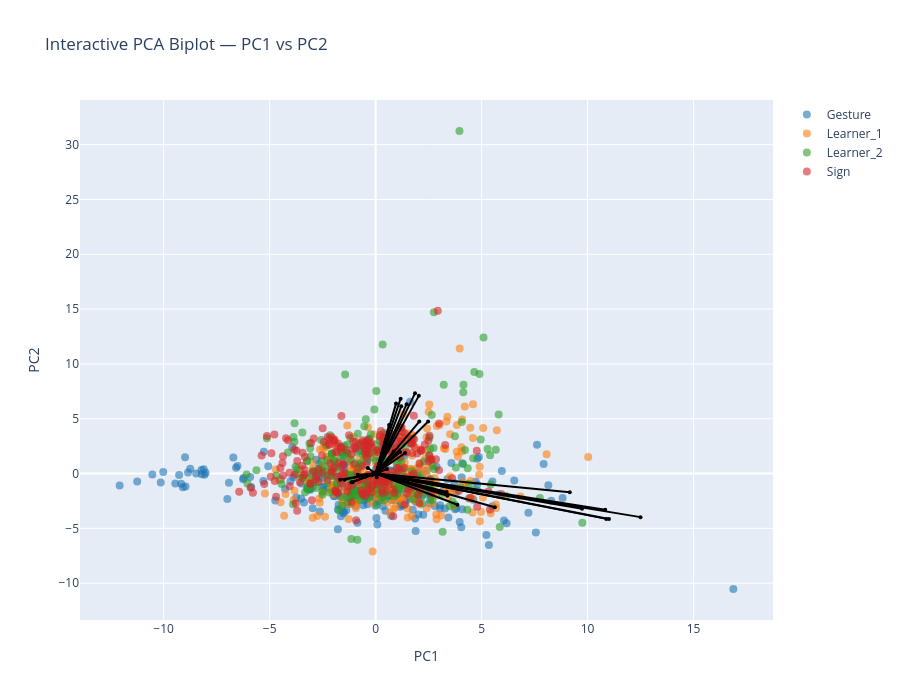

Notebook code cell kept with this figure:
### Markdown cell above
#### Biplot PC1-PC2

### Code cell
#| code-fold: true
#| code-summary: Code to prepare plot

pcs_to_plot = [1, 2]  # PC1–PC2

sig_features_GS = (
    df_sig_vars_GS[
        (df_sig_vars_GS["sig_loading"]) &
        (df_sig_vars_GS["PC"].isin(pcs_to_plot))
    ]["feature"]
    .unique()
)

feature_names = df_clean.columns[:-1]
selected_vars = [feature_names.get_loc(f) for f in sig_features_GS if f in feature_names]

arrow_strength = (
    df_sig_vars_GS[df_sig_vars_GS["PC"].isin([1,2])]
    .groupby("feature")["index_loading"]
    .mean()
    .to_dict()
)

interactive_PCA_biplot(
    score=x_new_GS, 
    coeff=loadings_GS, 
    labels=feature_names, 
    y=y, 
    selected_vars=selected_vars, 
    pc_x=1, pc_y=2,
    show_labels=False,
    le=le,
    arrow_strength=arrow_strength
)

# static plot
static_PCA_biplot(
    score=x_new_GS, 
    coeff=loadings_GS, 
    labels=feature_names, 
    y=y, 
    selected_vars=selected_vars, 
    pc_x=1, pc_y=2,
    show_labels=False,
    arrow_strength=arrow_strength,
    le=le,
    save_path=os.path.join(curfolder, "Plots", "PCA_GS_all_PC1_2_biplot.png")
)

### Figure 1 — Plotly figure (JSON) as saved in the notebook; plotly's stock layout.template omitted (floating-point values rounded to 4 significant figures; data arrays with more than 128 entries replaced by an {"elided": "..."} marker saying what was removed)
{"data": [{"hoverinfo": "text", "marker": {"color": "#1f77b4", "opacity": 0.6, "size": 8}, "mode": "markers", "name": "Gesture", "showlegend": true, "text": {"elided": "250 str values"}, "type": "scatter", "x": {"elided": "250 float values"}, "y": {"elided": "250 float values"}}, {"hoverinfo": "text", "marker": {"color": "#ff7f0e", "opacity": 0.6, "size": 8}, "mode": "markers", "name": "Learner_1", "showlegend": true, "text": {"elided": "249 str values"}, "type": "scatter", "x": {"elided": "249 float values"}, "y": {"elided": "249 float values"}}, {"hoverinfo": "text", "marker": {"color": "#2ca02c", "opacity": 0.6, "size": 8}, "mode": "markers", "name": "Learner_2", "showlegend": true, "text": {"elided": "247 str values"}, "type": "scatter", "x": {"elided": "247 float values"}, "y": {"elided": "247 float values"}}, {"hoverinfo": "text", "marker": {"color": "#d62728", "opacity": 0.6, "size": 8}, "mode": "markers", "name": "Sign", "showlegend": true, "text": {"elided": "243 str values"}, "type": "scatter", "x": {"elided": "243 float values"}, "y": {"elided": "243 float values"}}, {"hoverinfo": "text", "hovertext": "gross__magnitude__arm_speed_Gmean", "line": {"color": "black"}, "marker": {"size": 4}, "mode": "lines+markers", "showlegend": false, "textposition": "top center", "type": "scatter", "x": [0, 3.389], "y": [0, -2.029]}, {"hoverinfo": "text", "hovertext": "gross__variability__arm_speed_Gstd", "line": {"color": "black"}, "marker": {"size": 4}, "mode": "lines+markers", "showlegend": false, "textposition": "top center", "type": "scatter", "x": [0, 12.5], "y": [0, -3.977]}, {"hoverinfo": "text", "hovertext": "gross__magnitude__arm_speed_peak_mean", "line": {"color": "black"}, "marker": {"size": 4}, "mode": "lines+markers", "showlegend": false, "textposition": "top center", "type": "scatter", "x": [0, 10.83], "y": [0, -3.305]}, {"hoverinfo": "text", "hovertext": "gross__variability__arm_speed_peak_std", "line": {"color": "black"}, "marker": {"size": 4}, "mode": "lines+markers", "showlegend": false, "textposition": "top center", "type": "scatter", "x": [0, 1.618], "y": [0, -0.5048]}, {"hoverinfo": "text", "hovertext": "gross__rhythm__arm_speed_peak_n", "line": {"color": "black"}, "marker": {"size": 4}, "mode": "lines+markers", "showlegend": false, "textposition": "top center", "type": "scatter", "x": [0, -1.142], "y": [0, -0.7884]}, {"hoverinfo": "text", "hovertext": "gross__rhythm__arm_speed_peak_rate", "line": {"color": "black"}, "marker": {"size": 4}, "mode": "lines+markers", "showlegend": false, "textposition": "top center", "type": "scatter", "x": [0, -1.462], "y": [0, -0.5562]}, {"hoverinfo": "text", "hovertext": "gross__rhythm__arm_speed_mod_depth", "line": {"color": "black"}, "marker": {"size": 4}, "mode": "lines+markers", "showlegend": false, "textposition": "top center", "type": "scatter", "x": [0, 9.159], "y": [0, -1.71]}, {"hoverinfo": "text", "hovertext": "gross__magnitude__arm_acc_Gmean", "line": {"color": "black"}, "marker": {"size": 4}, "mode": "lines+markers", "showlegend": false, "textposition": "top center", "type": "scatter", "x": [0, 5.627], "y": [0, -3.079]}, {"hoverinfo": "text", "hovertext": "gross__variability__arm_acc_Gstd", "line": {"color": "black"}, "marker": {"size": 4}, "mode": "lines+markers", "showlegend": false, "textposition": "top center", "type": "scatter", "x": [0, 11.01], "y": [0, -4.144]}, {"hoverinfo": "text", "hovertext": "gross__magnitude__arm_acc_peak_mean", "line": {"color": "black"}, "marker": {"size": 4}, "mode": "lines+markers", "showlegend": false, "textposition": "top center", "type": "scatter", "x": [0, 10.88], "y": [0, -4.137]}, {"hoverinfo": "text", "hovertext": "gross__variability__arm_acc_peak_std", "line": {"color": "black"}, "marker": {"size": 4}, "mode": "lines+markers", "showlegend": false, "textposition": "top center", "type": "scatter", "x": [0, 3.733], "y": [0, -1.314]}, {"hoverinfo": "text", "hovertext": "gross__rhythm__arm_acc_peak_n", "line": {"color": "black"}, "marker": {"size": 4}, "mode": "lines+markers", "showlegend": false, "textposition": "top center", "type": "scatter", "x": [0, -1.088], "y": [0, -0.7844]}, {"hoverinfo": "text", "hovertext": "gross__rhythm__arm_acc_peak_rate", "line": {"color": "black"}, "marker": {"size": 4}, "mode": "lines+markers", "showlegend": false, "textposition": "top center", "type": "scatter", "x": [0, -1.673], "y": [0, -0.5742]}, {"hoverinfo": "text", "hovertext": "gross__rhythm__arm_acc_mod_depth", "line": {"color": "black"}, "marker": {"size": 4}, "mode": "lines+markers", "showlegend": false, "textposition": "top center", "type": "scatter", "x": [0, 9.74], "y": [0, -3.216]}, {"hoverinfo": "text", "hovertext": "gross__magnitude__arm_speed_integral", "line": {"color": "black"}, "marker": {"size": 4}, "mode": "lines+markers", "showlegend": false, "textposition": "top center", "type": "scatter", "x": [0, 3.862], "y": [0, -2.85]}, {"hoverinfo": "text", "hovertext": "gross__rhythm__arm_speed_sampen", "line": {"color": "black"}, "marker": {"size": 4}, "mode": "lines+markers", "showlegend": false, "textposition": "top center", "type": "scatter", "x": [0, -0.8445], "y": [0, -0.1191]}, {"hoverinfo": "text", "hovertext": "gross__smoothness__arm_sparc", "line": {"color": "black"}, "marker": {"size": 4}, "mode": "lines+markers", "showlegend": false, "textposition": "top center", "type": "scatter", "x": [0, -0.1106], "y": [0, -0.0512]}, {"hoverinfo": "text", "hovertext": "gross__rhythm__band1_band_power_totalarm", "line": {"color": "black"}, "marker": {"size": 4}, "mode": "lines+markers", "showlegend": false, "textposition": "top center", "type": "scatter", "x": [0, 0.5341], "y": [0, 0.4061]}, {"hoverinfo": "text", "hovertext": "gross__rhythm__band2_centroid_totalarm", "line": {"color": "black"}, "marker": {"size": 4}, "mode": "lines+markers", "showlegend": false, "textposition": "top center", "type": "scatter", "x": [0, -0.16], "y": [0, -0.1393]}, {"hoverinfo": "text", "hovertext": "gross__rhythm__band3_band_power_totalarm", "line": {"color": "black"}, "marker": {"size": 4}, "mode": "lines+markers", "showlegend": false, "textposition": "top center", "type": "scatter", "x": [0, -0.5144], "y": [0, -0.316]}, {"hoverinfo": "text", "hovertext": "gross__rhythm__band3_centroid_totalarm", "line": {"color": "black"}, "marker": {"size": 4}, "mode": "lines+markers", "showlegend": false, "textposition": "top center", "type": "scatter", "x": [0, -0.1034], "y": [0, 0.03263]}, {"hoverinfo": "text", "hovertext": "gross__rhythm__band3_entropy_totalarm", "line": {"color": "black"}, "marker": {"size": 4}, "mode": "lines+markers", "showlegend": false, "textposition": "top center", "type": "scatter", "x": [0, -0.06109], "y": [0, 0.02134]}, {"hoverinfo": "text", "hovertext": "gross__magnitude__bbmv_arms_total", "line": {"color": "black"}, "marker": {"size": 4}, "mode": "lines+markers", "showlegend": false, "textposition": "top center", "type": "scatter", "x": [0, 3.352], "y": [0, -1.679]}, {"hoverinfo": "text", "hovertext": "gross__coordination__arm_coupling", "line": {"color": "black"}, "marker": {"size": 4}, "mode": "lines+markers", "showlegend": false, "textposition": "top center", "type": "scatter", "x": [0, 0.1867], "y": [0, -0.04632]}, {"hoverinfo": "text", "hovertext": "gross__proxdist__proximalization_index", "line": {"color": "black"}, "marker": {"size": 4}, "mode": "lines+markers", "showlegend": false, "textposition": "top center", "type": "scatter", "x": [0, -0.1304], "y": [0, -0.04271]}, {"hoverinfo": "text", "hovertext": "fine__handshape__fingertip_spread_mean", "line": {"color": "black"}, "marker": {"size": 4}, "mode": "lines+markers", "showlegend": false, "textposition": "top center", "type": "scatter", "x": [0, 1.462], "y": [0, 6.331]}, {"hoverinfo": "text", "hovertext": "fine__handshape__thumb_index_mean", "line": {"color": "black"}, "marker": {"size": 4}, "mode": "lines+markers", "showlegend": false, "textposition": "top center", "type": "scatter", "x": [0, 1.18], "y": [0, 6.829]}, {"hoverinfo": "text", "hovertext": "fine__variability__thumb_index_std", "line": {"color": "black"}, "marker": {"size": 4}, "mode": "lines+markers", "showlegend": false, "textposition": "top center", "type": "scatter", "x": [0, 2.061], "y": [0, 4.745]}, {"hoverinfo": "text", "hovertext": "fine__handshape__mcp_tip_mean", "line": {"color": "black"}, "marker": {"size": 4}, "mode": "lines+markers", "showlegend": false, "textposition": "top center", "type": "scatter", "x": [0, 1.211], "y": [0, 6.134]}, {"hoverinfo": "text", "hovertext": "fine__variability__thumb_opposition_std", "line": {"color": "black"}, "marker": {"size": 4}, "mode": "lines+markers", "showlegend": false, "textposition": "top center", "type": "scatter", "x": [0, 1.386], "y": [0, 1.87]}, {"hoverinfo": "text", "hovertext": "fine__handshape__handshape_size_mean", "line": {"color": "black"}, "marker": {"size": 4}, "mode": "lines+markers", "showlegend": false, "textposition": "top center", "type": "scatter", "x": [0, 1.859], "y": [0, 7.313]}, {"hoverinfo": "text", "hovertext": "fine__variability__handshape_size_std", "line": {"color": "black"}, "marker": {"size": 4}, "mode": "lines+markers", "showlegend": false, "textposition": "top center", "type": "scatter", "x": [0, 2.039], "y": [0, 7.084]}, {"hoverinfo": "text", "hovertext": "fine__variability__handshape_variability", "line": {"color": "black"}, "marker": {"size": 4}, "mode": "lines+markers", "showlegend": false, "textposition": "top center", "type": "scatter", "x": [0, 2.479], "y": [0, 4.743]}, {"hoverinfo": "text", "hovertext": "fine__magnitude__flexion_speed_mean", "line": {"color": "black"}, "marker": {"size": 4}, "mode": "lines+markers", "showlegend": false, "textposition": "top center", "type": "scatter", "x": [0, 1.155], "y": [0, 1.973]}, {"hoverinfo": "text", "hovertext": "fine__variability__flexion_speed_std", "line": {"color": "black"}, "marker": {"size": 4}, "mode": "lines+markers", "showlegend": false, "textposition": "top center", "type": "scatter", "x": [0, 0.8466], "y": [0, 2.012]}, {"hoverinfo": "text", "hovertext": "fine__coordination__finger_independence", "line": {"color": "black"}, "marker": {"size": 4}, "mode": "lines+markers", "showlegend": false, "textposition": "top center", "type": "scatter", "x": [0, -0.3728], "y": [0, 0.5146]}, {"hoverinfo": "text", "hovertext": "fine__variability__flexion_entropy", "line": {"color": "black"}, "marker": {"size": 4}, "mode": "lines+markers", "showlegend": false, "textposition": "top center", "type": "scatter", "x": [0, -0.06362], "y": [0, -0.04761]}, {"hoverinfo": "text", "hovertext": "gross__smoothness__arm_intermittency", "line": {"color": "black"}, "marker": {"size": 4}, "mode": "lines+markers", "showlegend": false, "textposition": "top center", "type": "scatter", "x": [0, 0.05117], "y": [0, -0.338]}, {"hoverinfo": "text", "hovertext": "fine__variability__fingertip_spread_std", "line": {"color": "black"}, "marker": {"size": 4}, "mode": "lines+markers", "showlegend": false, "textposition": "top center", "type": "scatter", "x": [0, 0.9633], "y": [0, 6.378]}, {"hoverinfo": "text", "hovertext": "fine__variability__mcp_tip_std", "line": {"color": "black"}, "marker": {"size": 4}, "mode": "lines+markers", "showlegend": false, "textposition": "top center", "type": "scatter", "x": [0, 0.6353], "y": [0, 4.428]}, {"hoverinfo": "text", "hovertext": "fine__handshape__thumb_opposition_mean", "line": {"color": "black"}, "marker": {"size": 4}, "mode": "lines+markers", "showlegend": false, "textposition": "top center", "type": "scatter", "x": [0, 0.3699], "y": [0, 1.777]}, {"hoverinfo": "text", "hovertext": "fine__smoothness__flexion_intermittency", "line": {"color": "black"}, "marker": {"size": 4}, "mode": "lines+markers", "showlegend": false, "textposition": "top center", "type": "scatter", "x": [0, 0.005866], "y": [0, -0.07837]}], "layout": {"height": 700, "hovermode": "closest", "title": {"text": "Interactive PCA Biplot — PC1 vs PC2"}, "width": 900, "xaxis": {"title": {"text": "PC1"}}, "yaxis": {"title": {"text": "PC2"}}}}
